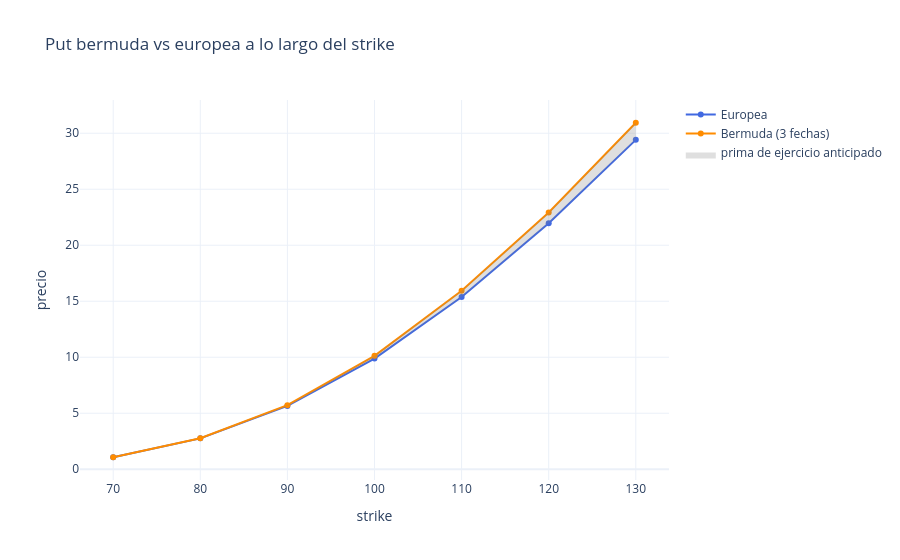

The cell this chart's notebook holds for it:
### Markdown cell above
## 4. Prima de ejercicio anticipado frente a moneyness

### Code cell
strikes = np.arange(70.0, 131.0, 10.0)
european_curve, bermudan_curve = [], []
for k in strikes:
    european_curve.append(price_european_put(float(k)))
    bermudan_curve.append(price_bermudan_put(float(k), EXERCISE_DATES).scalar)

european_curve = np.array(european_curve)
bermudan_curve = np.array(bermudan_curve)

fig = go.Figure()
fig.add_trace(go.Scatter(x=strikes, y=european_curve, mode="lines+markers", name="Europea", line=dict(color="royalblue")))
fig.add_trace(go.Scatter(x=strikes, y=bermudan_curve, mode="lines+markers", name="Bermuda (3 fechas)", line=dict(color="darkorange")))
fig.add_trace(
    go.Scatter(
        x=np.concatenate([strikes, strikes[::-1]]),
        y=np.concatenate([bermudan_curve, european_curve[::-1]]),
        fill="toself",
        fillcolor="rgba(128,128,128,0.25)",
        line=dict(color="rgba(255,255,255,0)"),
        name="prima de ejercicio anticipado",
        hoverinfo="skip",
    )
)
fig.update_layout(
    title="Put bermuda vs europea a lo largo del strike",
    xaxis_title="strike",
    yaxis_title="precio",
    template="plotly_white",
)
fig.show()

### Figure 1 — Plotly figure (JSON) as saved in the notebook; plotly's stock layout.template omitted (floating-point values rounded to 4 significant figures)
{"data": [{"line": {"color": "royalblue"}, "mode": "lines+markers", "name": "Europea", "type": "scatter", "x": [70.0, 80.0, 90.0, 100.0, 110.0, 120.0, 130.0], "y": [1.071, 2.755, 5.653, 9.876, 15.37, 21.96, 29.41]}, {"line": {"color": "darkorange"}, "mode": "lines+markers", "name": "Bermuda (3 fechas)", "type": "scatter", "x": [70.0, 80.0, 90.0, 100.0, 110.0, 120.0, 130.0], "y": [1.068, 2.762, 5.717, 10.12, 15.93, 22.92, 30.94]}, {"fill": "toself", "fillcolor": "rgba(128,128,128,0.25)", "hoverinfo": "skip", "line": {"color": "rgba(255,255,255,0)"}, "name": "prima de ejercicio anticipado", "type": "scatter", "x": [70.0, 80.0, 90.0, 100.0, 110.0, 120.0, 130.0, 130.0, 120.0, 110.0, 100.0, 90.0, 80.0, 70.0], "y": [1.068, 2.762, 5.717, 10.12, 15.93, 22.92, 30.94, 29.41, 21.96, 15.37, 9.876, 5.653, 2.755, 1.071]}], "layout": {"title": {"text": "Put bermuda vs europea a lo largo del strike"}, "xaxis": {"title": {"text": "strike"}}, "yaxis": {"title": {"text": "precio"}}}}
